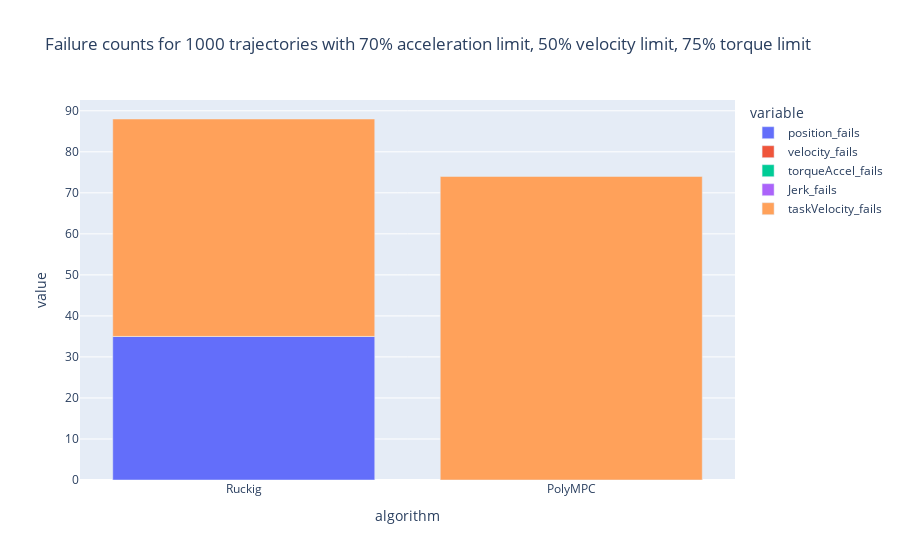

The notebook cell saved with this chart:
### Code cell
# Counting MPC failures
failure_position_mpc = ( np.count_nonzero(np.any(max_position_mpc > position_limit[1,:][:, None], axis=0)) +
                         np.count_nonzero(np.any(min_position_mpc < position_limit[0,:][:, None], axis=0)) )

failure_velocity_mpc = ( np.count_nonzero(np.any(max_velocity_mpc > velocity_limit[:, None], axis=0)) +
                         np.count_nonzero(np.any(min_velocity_mpc < -velocity_limit[:, None], axis=0)) )

failure_torqueAccel_mpc = ( np.count_nonzero( np.any(max_accel_mpc > acceleration_limit[:, None], axis=0)) +
                            np.count_nonzero( np.any(min_accel_mpc < -acceleration_limit[:, None], axis=0)) +
                            np.count_nonzero( np.any(max_torque_mpc > torque_limit[:, None], axis=0)) +
                            np.count_nonzero( np.any(min_torque_mpc < -torque_limit[:, None], axis=0)) )

failure_jerk_mpc = np.count_nonzero(~flag_mpc[0,:])

failure_taskVelocity_mpc = np.count_nonzero(np.any(~flag_mpc[2:4,:], axis=0))

failure_mpc = failure_position_mpc + failure_velocity_mpc + failure_torqueAccel_mpc + failure_jerk_mpc + failure_taskVelocity_mpc


# Counting RK failures
failure_position_rk = np.count_nonzero(np.any(max_position_rk > position_limit[1,:][:, None], axis=0) |
                                        np.any(min_position_rk < position_limit[0,:][:, None], axis=0))

failure_velocity_rk = np.count_nonzero(np.any(max_velocity_rk > velocity_limit[:, None], axis=0) |
                                        np.any(min_velocity_rk < -velocity_limit[:, None], axis=0))

failure_torqueAccel_rk = np.count_nonzero( np.any(max_accel_rk > acceleration_limit[:, None], axis=0) |
                                            np.any(min_accel_rk < -acceleration_limit[:, None], axis=0) |
                                            np.any(max_torque_rk > torque_limit[:, None], axis=0) |
                                            np.any(min_torque_rk < -torque_limit[:, None], axis=0))

failure_jerk_rk = np.count_nonzero(~flag_rk[0,:])

failure_taskVelocity_rk = np.count_nonzero(np.any(~flag_rk[2:4,:], axis=0))

failure_rk = failure_position_rk + failure_velocity_rk + failure_torqueAccel_rk + failure_jerk_rk + failure_taskVelocity_rk

failure = { 'algorithm': ["Ruckig", "PolyMPC"], 
            'position_fails': [failure_position_rk, failure_position_mpc],
            'velocity_fails': [failure_velocity_rk, failure_velocity_mpc], 
            'torqueAccel_fails': [failure_torqueAccel_rk, failure_torqueAccel_mpc], 
            'Jerk_fails': [failure_jerk_rk, failure_jerk_mpc],
            'taskVelocity_fails': [failure_taskVelocity_rk, failure_taskVelocity_mpc]}
failure_df = pd.DataFrame(data=failure)

failure_df

px.bar(failure_df,  x="algorithm",
                    y=["position_fails", "velocity_fails", "torqueAccel_fails", 'Jerk_fails', 'taskVelocity_fails'],
                    title="Failure counts for 1000 trajectories with 70% acceleration limit, 50% velocity limit, 75% torque limit")

### Figure 1 — Plotly figure (JSON) as saved in the notebook; plotly's stock layout.template omitted (floating-point values rounded to 4 significant figures)
{"data": [{"alignmentgroup": "True", "hovertemplate": "variable=position_fails<br>algorithm=%{x}<br>value=%{y}<extra></extra>", "legendgroup": "position_fails", "marker": {"color": "#636efa", "pattern": {"shape": ""}}, "name": "position_fails", "offsetgroup": "position_fails", "orientation": "v", "showlegend": true, "textposition": "auto", "type": "bar", "x": ["Ruckig", "PolyMPC"], "xaxis": "x", "y": [35, 0], "yaxis": "y"}, {"alignmentgroup": "True", "hovertemplate": "variable=velocity_fails<br>algorithm=%{x}<br>value=%{y}<extra></extra>", "legendgroup": "velocity_fails", "marker": {"color": "#EF553B", "pattern": {"shape": ""}}, "name": "velocity_fails", "offsetgroup": "velocity_fails", "orientation": "v", "showlegend": true, "textposition": "auto", "type": "bar", "x": ["Ruckig", "PolyMPC"], "xaxis": "x", "y": [0, 0], "yaxis": "y"}, {"alignmentgroup": "True", "hovertemplate": "variable=torqueAccel_fails<br>algorithm=%{x}<br>value=%{y}<extra></extra>", "legendgroup": "torqueAccel_fails", "marker": {"color": "#00cc96", "pattern": {"shape": ""}}, "name": "torqueAccel_fails", "offsetgroup": "torqueAccel_fails", "orientation": "v", "showlegend": true, "textposition": "auto", "type": "bar", "x": ["Ruckig", "PolyMPC"], "xaxis": "x", "y": [0, 0], "yaxis": "y"}, {"alignmentgroup": "True", "hovertemplate": "variable=Jerk_fails<br>algorithm=%{x}<br>value=%{y}<extra></extra>", "legendgroup": "Jerk_fails", "marker": {"color": "#ab63fa", "pattern": {"shape": ""}}, "name": "Jerk_fails", "offsetgroup": "Jerk_fails", "orientation": "v", "showlegend": true, "textposition": "auto", "type": "bar", "x": ["Ruckig", "PolyMPC"], "xaxis": "x", "y": [0, 0], "yaxis": "y"}, {"alignmentgroup": "True", "hovertemplate": "variable=taskVelocity_fails<br>algorithm=%{x}<br>value=%{y}<extra></extra>", "legendgroup": "taskVelocity_fails", "marker": {"color": "#FFA15A", "pattern": {"shape": ""}}, "name": "taskVelocity_fails", "offsetgroup": "taskVelocity_fails", "orientation": "v", "showlegend": true, "textposition": "auto", "type": "bar", "x": ["Ruckig", "PolyMPC"], "xaxis": "x", "y": [53, 74], "yaxis": "y"}], "layout": {"barmode": "relative", "legend": {"title": {"text": "variable"}, "tracegroupgap": 0}, "title": {"text": "Failure counts for 1000 trajectories with 70% acceleration limit, 50% velocity limit, 75% torque limit"}, "xaxis": {"anchor": "y", "domain": [0, 1], "title": {"text": "algorithm"}}, "yaxis": {"anchor": "x", "domain": [0, 1], "title": {"text": "value"}}}}
